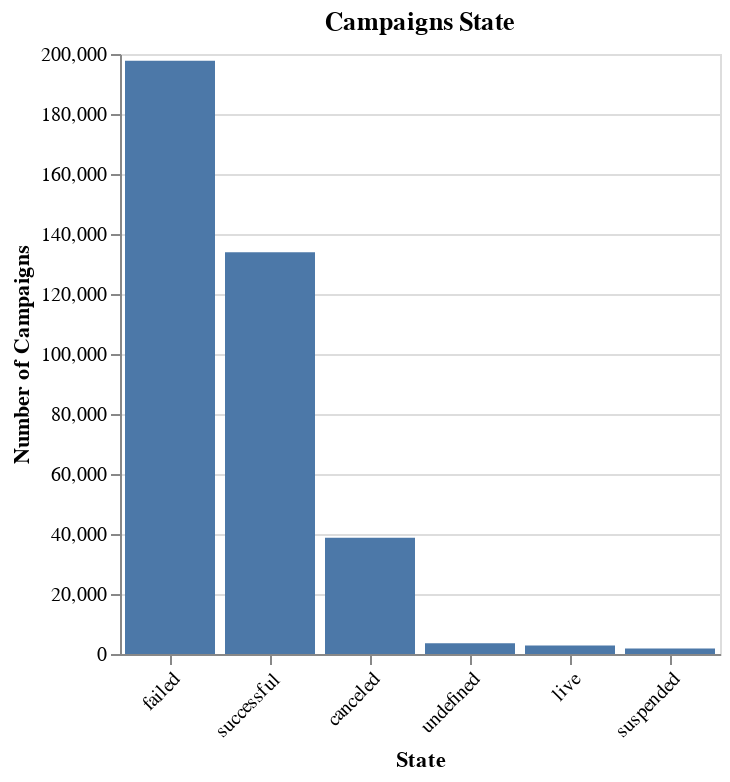

This figure's notebook cell:
### Code cell
state_count = df.state.value_counts()
state_count_use = pd.DataFrame({
    'State' : state_count.index,
    'Number of Campaigns' : state_count.values
})
alt.Chart(state_count_use, title = 'Campaigns State').mark_bar().encode(
    x = alt.X('State', sort = state_count.values, axis=alt.Axis(labelAngle=-45)) ,
    y='Number of Campaigns', 
    tooltip = ('Number of Campaigns')
).properties(width = 300)

### Figure 1 — Vega-Lite specification as saved in the notebook (floating-point values rounded to 4 significant figures)
{"config": {"view": {"continuousWidth": 400, "continuousHeight": 300}}, "data": {"name": "data-4f1f11b525bf449b80717a8b6b80740c"}, "mark": "bar", "encoding": {"tooltip": {"field": "Number of Campaigns", "type": "quantitative"}, "x": {"axis": {"labelAngle": -45}, "field": "State", "sort": [197700.0, 134000.0, 38780.0, 3562.0, 2799.0, 1846.0], "type": "nominal"}, "y": {"field": "Number of Campaigns", "type": "quantitative"}}, "title": "Campaigns State", "width": 300, "$schema": "https://vega.github.io/schema/vega-lite/v4.17.0.json", "datasets": {"data-4f1f11b525bf449b80717a8b6b80740c": [{"State": "failed", "Number of Campaigns": 197719}, {"State": "successful", "Number of Campaigns": 133956}, {"State": "canceled", "Number of Campaigns": 38779}, {"State": "undefined", "Number of Campaigns": 3562}, {"State": "live", "Number of Campaigns": 2799}, {"State": "suspended", "Number of Campaigns": 1846}]}}
